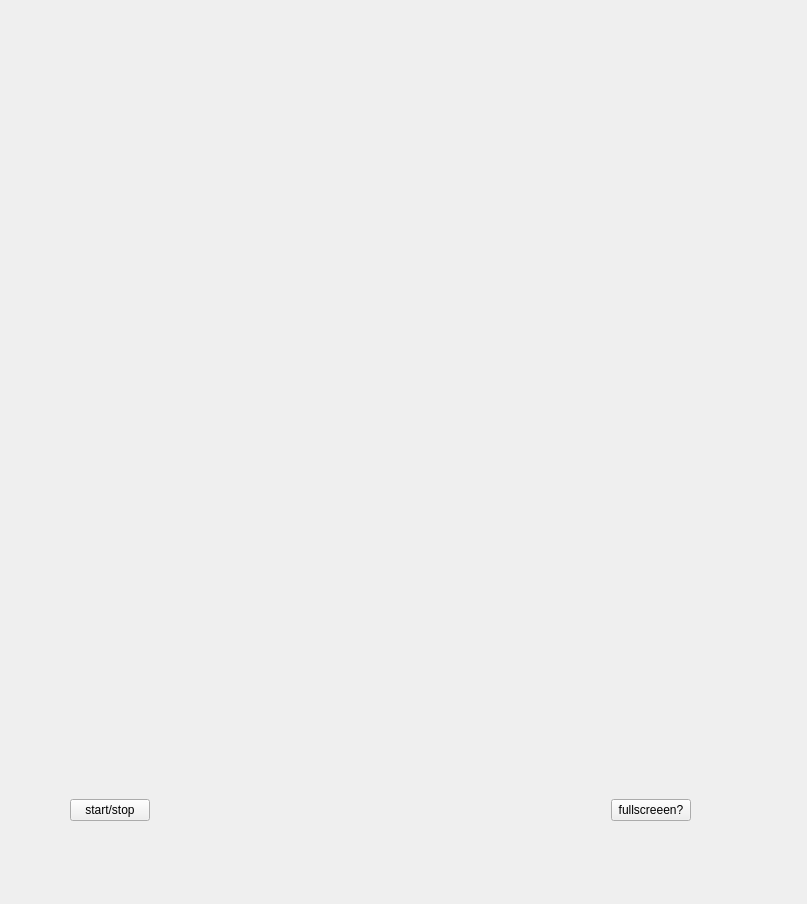
<?xml version="1.0" encoding="UTF-8"?>
<ui version="4.0">
 <class>WizardPage</class>
 <widget class="QWizardPage" name="WizardPage">
  <property name="geometry">
   <rect>
    <x>0</x>
    <y>0</y>
    <width>807</width>
    <height>904</height>
   </rect>
  </property>
  <property name="windowTitle">
   <string>WizardPage</string>
  </property>
  <widget class="QWidget" name="layoutWidget">
   <property name="geometry">
    <rect>
     <x>40</x>
     <y>50</y>
     <width>681</width>
     <height>771</height>
    </rect>
   </property>
   <layout class="QVBoxLayout" name="verticalLayout">
    <item>
     <widget class="Phonon::VideoPlayer" name="videoPlayer">
      <property name="sizePolicy">
       <sizepolicy hsizetype="Preferred" vsizetype="Expanding">
        <horstretch>0</horstretch>
        <verstretch>0</verstretch>
       </sizepolicy>
      </property>
     </widget>
    </item>
    <item>
     <layout class="QHBoxLayout" name="horizontalLayout">
      <property name="sizeConstraint">
       <enum>QLayout::SetDefaultConstraint</enum>
      </property>
      <property name="leftMargin">
       <number>30</number>
      </property>
      <property name="rightMargin">
       <number>30</number>
      </property>
      <item>
       <widget class="QPushButton" name="pushButton">
        <property name="text">
         <string>start/stop</string>
        </property>
       </widget>
      </item>
      <item>
       <spacer name="horizontalSpacer">
        <property name="orientation">
         <enum>Qt::Horizontal</enum>
        </property>
        <property name="sizeHint" stdset="0">
         <size>
          <width>40</width>
          <height>20</height>
         </size>
        </property>
       </spacer>
      </item>
      <item>
       <widget class="Phonon::SeekSlider" name="seekSlider"/>
      </item>
      <item>
       <spacer name="horizontalSpacer_2">
        <property name="orientation">
         <enum>Qt::Horizontal</enum>
        </property>
        <property name="sizeHint" stdset="0">
         <size>
          <width>40</width>
          <height>20</height>
         </size>
        </property>
       </spacer>
      </item>
      <item>
       <widget class="Phonon::VolumeSlider" name="volumeSlider"/>
      </item>
      <item>
       <spacer name="horizontalSpacer_3">
        <property name="orientation">
         <enum>Qt::Horizontal</enum>
        </property>
        <property name="sizeHint" stdset="0">
         <size>
          <width>40</width>
          <height>20</height>
         </size>
        </property>
       </spacer>
      </item>
      <item>
       <widget class="QPushButton" name="pushButton_2">
        <property name="text">
         <string>fullscreeen?</string>
        </property>
       </widget>
      </item>
     </layout>
    </item>
   </layout>
  </widget>
 </widget>
 <customwidgets>
  <customwidget>
   <class>Phonon::VideoPlayer</class>
   <extends>QWidget</extends>
   <header location="global">phonon/videoplayer.h</header>
  </customwidget>
  <customwidget>
   <class>Phonon::SeekSlider</class>
   <extends>QWidget</extends>
   <header location="global">phonon/seekslider.h</header>
  </customwidget>
  <customwidget>
   <class>Phonon::VolumeSlider</class>
   <extends>QWidget</extends>
   <header location="global">phonon/volumeslider.h</header>
  </customwidget>
 </customwidgets>
 <resources/>
 <connections/>
</ui>
